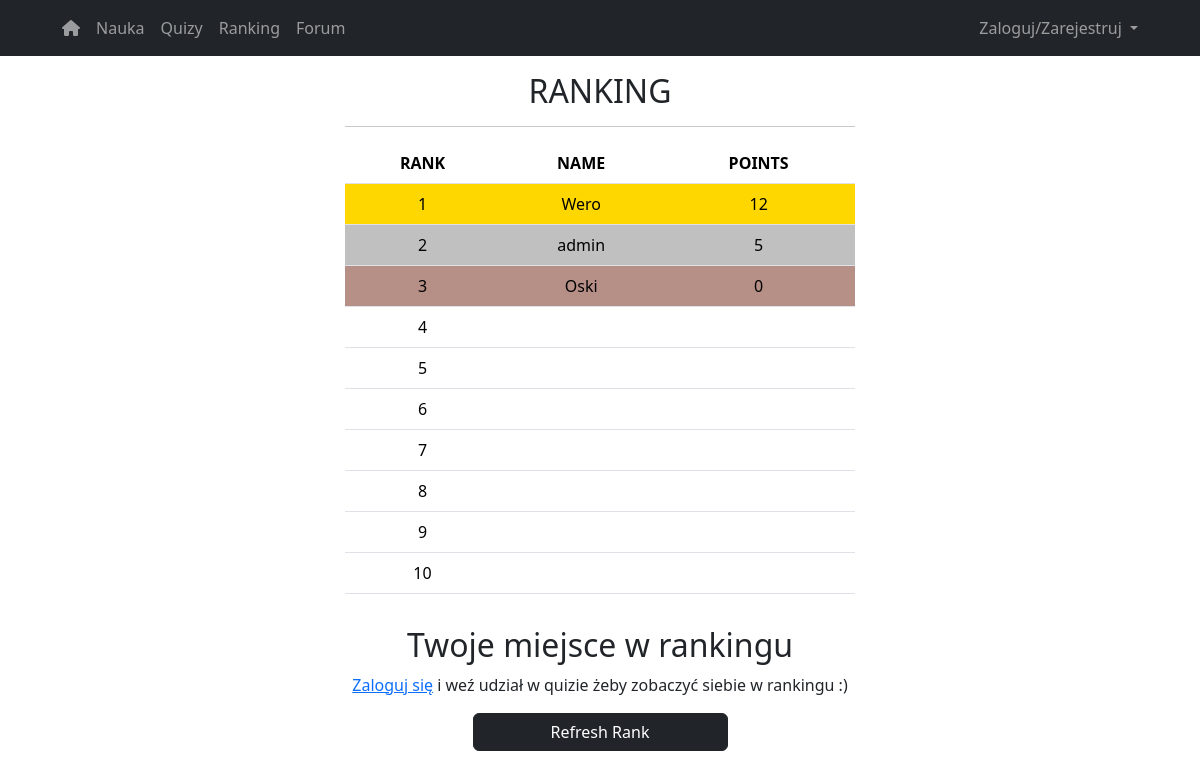
The app's page /rank with its own data.
### website/models.py (models this page shows)
class Rank(db.Model):
    id = db.Column(db.Integer, primary_key=True)
    name = db.Column(db.String(150), db.ForeignKey('user.first_name'))
    rank_points = db.Column(db.Integer)

### website/auth.py (the view)
@auth.route('/rank')
def rank():
    rankall = Rank.query.order_by(Rank.rank_points.desc()).limit(10).all()
    brakujace_elementy = 10 - len(rankall)
    if brakujace_elementy > 0:
        rankall.extend([''] * brakujace_elementy)
    rank1 = rankall[0]
    rank2 = rankall[1]
    rank3 = rankall[2]
    rank4 = rankall[3]
    rank5 = rankall[4]
    rank6 = rankall[5]
    rank7 = rankall[6]
    rank8 = rankall[7]
    rank9 = rankall[8]
    rank10 = rankall[9]
    if current_user.is_authenticated:
        check_your_rank = Rank.query.order_by(Rank.rank_points.desc()).all()
        rank_plaec_CU = 1
        for i in range(len(check_your_rank)):
            if check_your_rank[i].name == current_user.first_name:
                break
            else:
                rank_plaec_CU += 1
        your_rank = Rank.query.filter_by(name=current_user.first_name).first()
    else:
        your_rank = ''
        rank_plaec_CU = ''
    return render_template('rank.html', rank1=rank1, rank2=rank2, your_rank=your_rank, rank3=rank3, rank4=rank4,
                           rank5=rank5, rank6=rank6, rank7=rank7, rank8=rank8, rank9=rank9, rank10=rank10,
                           user=current_user, rank_plaec_CU=rank_plaec_CU)

### website/auth.py (called while the page is built)
@auth.before_request
def restrict_access_to_auth_routes():
    if current_user.is_authenticated and request.endpoint in ['auth.login', 'auth.sign_up']:
        return redirect(url_for('auth.mainPage'))

### website/templates/rank.html (shortened to what this page needs)
{% extends 'base.html' %}
{% block content %}
		<main>
        <div class="row align-items-center">
   <div class="mx-auto col-10 col-md-8 col-lg-6">
			<div>
				<h2 class="text-center">RANKING</h2><hr>
			</div>
            <div class="table-responsive">
			<table class="table text-center">
    <tr>
        <th>RANK</th>
        <th>NAME</th>
        <th>POINTS</th>
    </tr>
    <tr class="rank1">
        <td>1</td>
        <td>{{rank1.name}}</td>
        <td>{{rank1.rank_points}}</td>
    </tr>
    <tr class="rank2">
        <td>2</td>
        <td>{{rank2.name}}</td>
        <td>{{rank2.rank_points}}</td>
    </tr>
    <tr class="rank3">
        <td>3</td>
        <td>{{rank3.name}}</td>
        <td>{{rank3.rank_points}}</td>
    </tr>
    <tr>
        <td>4</td>
        <td>{{rank4.name}}</td>
        <td>{{rank4.rank_points}}</td>
    </tr>
    <tr>
        <td>5</td>
        <td>{{rank5.name}}</td>
        <td>{{rank5.rank_points}}</td>
    </tr>
    <tr>
        <td>6</td>
        <td>{{rank6.name}}</td>
        <td>{{rank6.rank_points}}</td>
    </tr>
    <tr>
        <td>7</td>
        <td>{{rank7.name}}</td>
        <td>{{rank7.rank_points}}</td>
    </tr>
    <tr>
        <td>8</td>
        <td>{{rank8.name}}</td>
        <td>{{rank8.rank_points}}</td>
    </tr>
    <tr>
        <td>9</td>
        <td>{{rank9.name}}</td>
        <td>{{rank9.rank_points}}</td>
    </tr>
    <tr>
        <td>10</td>
        <td>{{rank10.name}}</td>
        <td>{{rank10.rank_points}}</td>
    </tr>
</table>
            </div>
			<h2 class="text-center pt-3">Twoje miejsce w rankingu</h2>
        <div class="table-responsive">
			<div>
            {% if user.is_authenticated %}
            <table class="table text-center">
				<tr>
					<th>RANK</th>
					<th>NAME</th>
					<th>POINTS</th>
				</tr>
				{% if rank_plaec_CU==1 %}
                    <tr class="table text-center rank1">
                    {% elif rank_plaec_CU==2 %}
                    <tr class="table text-center rank2">
                    {% elif rank_plaec_CU==3 %}
                    <tr class="table text-center rank3">
                    {%else%}
                    <tr class="table text-center">
                    {%endif%}
					<td>{{rank_plaec_CU}}</td>
					<td>{{your_rank.name}}</td>
					<td>
						{{your_rank.rank_points}}
					</td>
				</tr>
			</table>
            {% else %}
                <p class="text-center"> <a href="/20_marcinek/licencjat/login">Zaloguj się</a> i weź udział w quizie żeby zobaczyć siebie w rankingu :)</p>
            {% endif %}
            </div>
            <div class="d-grid gap-2 col-6 mx-auto">
			<a class="btn btn-dark" href="/20_marcinek/licencjat/refresh_rank">Refresh Rank</a>
            </div>
            </div>
        </div>
        </div>
        </main>
{% endblock %}

### website/static/style.css (style rules this page uses)
.rank1 { --bs-table-bg: gold; }
.rank2 { --bs-table-bg: silver; }
.rank3 { --bs-table-bg: #b68f86; }

### records on screen
Rank: name "Wero", rank_points "12"
Rank: name "admin", rank_points "5"
Rank: name "Oski", rank_points "0"
